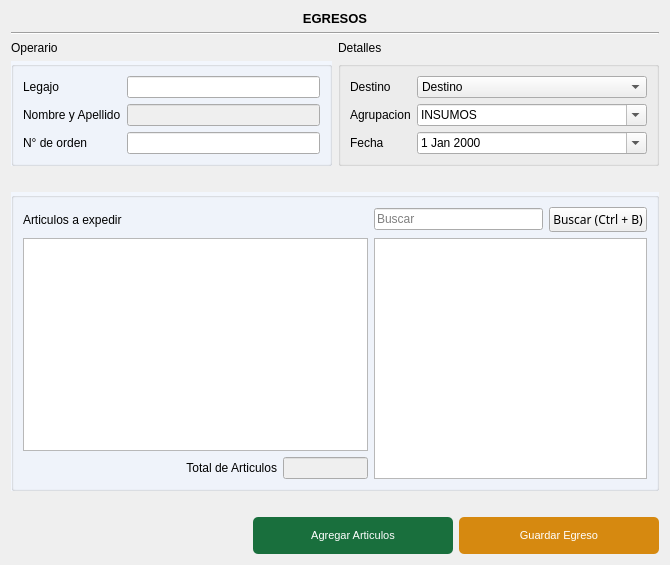
<?xml version="1.0" encoding="UTF-8"?>
<ui version="4.0">
 <class>Egresos</class>
 <widget class="QWidget" name="Egresos">
  <property name="geometry">
   <rect>
    <x>0</x>
    <y>0</y>
    <width>670</width>
    <height>565</height>
   </rect>
  </property>
  <property name="windowTitle">
   <string>Form</string>
  </property>
  <property name="windowIcon">
   <iconset>
    <normaloff>../ico/icon.ico</normaloff>../ico/icon.ico</iconset>
  </property>
  <layout class="QGridLayout" name="gridLayout_3">
   <item row="0" column="0">
    <layout class="QGridLayout" name="gridLayout_2" rowstretch="0,0,0,0,0,0,0,0,80,0,10" columnstretch="10,10">
     <item row="6" column="0" colspan="2">
      <spacer name="horizontalSpacer_2">
       <property name="orientation">
        <enum>Qt::Horizontal</enum>
       </property>
       <property name="sizeHint" stdset="0">
        <size>
         <width>40</width>
         <height>20</height>
        </size>
       </property>
      </spacer>
     </item>
     <item row="5" column="1">
      <widget class="QGroupBox" name="Detalles_egreso">
       <property name="styleSheet">
        <string notr="true">#Detales_egreso{
	background-color: #F2F6FD;
	}</string>
       </property>
       <property name="title">
        <string/>
       </property>
       <layout class="QFormLayout" name="formLayout_2">
        <item row="0" column="0">
         <widget class="QLabel" name="label_destino">
          <property name="text">
           <string>Destino</string>
          </property>
         </widget>
        </item>
        <item row="1" column="0">
         <widget class="QLabel" name="label_sector">
          <property name="text">
           <string>Agrupacion</string>
          </property>
         </widget>
        </item>
        <item row="2" column="0">
         <widget class="QLabel" name="label_fecha">
          <property name="text">
           <string>Fecha</string>
          </property>
         </widget>
        </item>
        <item row="2" column="1">
         <widget class="QDateEdit" name="egr_fecha">
          <property name="focusPolicy">
           <enum>Qt::NoFocus</enum>
          </property>
          <property name="calendarPopup">
           <bool>true</bool>
          </property>
         </widget>
        </item>
        <item row="1" column="1">
         <widget class="QComboBox" name="move_sector">
          <property name="editable">
           <bool>true</bool>
          </property>
          <item>
           <property name="text">
            <string>INSUMOS</string>
           </property>
          </item>
          <item>
           <property name="text">
            <string>INVERSION</string>
           </property>
          </item>
          <item>
           <property name="text">
            <string>REPARACION</string>
           </property>
          </item>
         </widget>
        </item>
        <item row="0" column="1">
         <widget class="QComboBox" name="move_destino">
          <property name="focusPolicy">
           <enum>Qt::StrongFocus</enum>
          </property>
          <property name="editable">
           <bool>false</bool>
          </property>
          <item>
           <property name="text">
            <string>Destino</string>
           </property>
          </item>
         </widget>
        </item>
       </layout>
      </widget>
     </item>
     <item row="7" column="0" rowspan="2" colspan="2">
      <widget class="QGroupBox" name="Articulos">
       <property name="styleSheet">
        <string notr="true">#Articulos{
	background-color: #F2F6FD;
	}</string>
       </property>
       <property name="title">
        <string/>
       </property>
       <layout class="QGridLayout" name="gridLayout" rowstretch="0,0,0,1,0" columnstretch="3,1,2,0">
        <item row="1" column="3">
         <widget class="QPushButton" name="btn_buscar">
          <property name="sizePolicy">
           <sizepolicy hsizetype="Expanding" vsizetype="Expanding">
            <horstretch>0</horstretch>
            <verstretch>0</verstretch>
           </sizepolicy>
          </property>
          <property name="font">
           <font>
            <family>Ariall</family>
           </font>
          </property>
          <property name="styleSheet">
           <string notr="true"/>
          </property>
          <property name="text">
           <string>Buscar (Ctrl + B)</string>
          </property>
          <property name="icon">
           <iconset>
            <normaloff>../ico/search.png</normaloff>../ico/search.png</iconset>
          </property>
          <property name="iconSize">
           <size>
            <width>10</width>
            <height>10</height>
           </size>
          </property>
          <property name="shortcut">
           <string>Ctrl+B</string>
          </property>
         </widget>
        </item>
        <item row="1" column="2">
         <widget class="QLineEdit" name="buscador">
          <property name="placeholderText">
           <string>Buscar</string>
          </property>
         </widget>
        </item>
        <item row="1" column="0">
         <widget class="QLabel" name="label_3">
          <property name="text">
           <string>Articulos a expedir</string>
          </property>
         </widget>
        </item>
        <item row="4" column="0">
         <widget class="QLabel" name="label_total_cant">
          <property name="text">
           <string>Total de Articulos</string>
          </property>
          <property name="alignment">
           <set>Qt::AlignRight|Qt::AlignTrailing|Qt::AlignVCenter</set>
          </property>
         </widget>
        </item>
        <item row="4" column="1">
         <widget class="QLineEdit" name="egr_total_cant">
          <property name="enabled">
           <bool>false</bool>
          </property>
          <property name="focusPolicy">
           <enum>Qt::NoFocus</enum>
          </property>
          <property name="alignment">
           <set>Qt::AlignRight|Qt::AlignTrailing|Qt::AlignVCenter</set>
          </property>
         </widget>
        </item>
        <item row="3" column="0" colspan="2">
         <widget class="QTableView" name="tbl_egresos">
          <property name="focusPolicy">
           <enum>Qt::TabFocus</enum>
          </property>
          <property name="sizeAdjustPolicy">
           <enum>QAbstractScrollArea::AdjustIgnored</enum>
          </property>
          <property name="editTriggers">
           <set>QAbstractItemView::AnyKeyPressed|QAbstractItemView::DoubleClicked</set>
          </property>
          <property name="tabKeyNavigation">
           <bool>true</bool>
          </property>
          <attribute name="horizontalHeaderStretchLastSection">
           <bool>false</bool>
          </attribute>
          <attribute name="verticalHeaderVisible">
           <bool>false</bool>
          </attribute>
         </widget>
        </item>
        <item row="3" column="2" rowspan="2" colspan="2">
         <widget class="QTableView" name="tbl_articulos">
          <property name="editTriggers">
           <set>QAbstractItemView::DoubleClicked</set>
          </property>
          <property name="tabKeyNavigation">
           <bool>false</bool>
          </property>
          <attribute name="horizontalHeaderStretchLastSection">
           <bool>false</bool>
          </attribute>
         </widget>
        </item>
       </layout>
      </widget>
     </item>
     <item row="10" column="0" colspan="2">
      <layout class="QHBoxLayout" name="Botones">
       <item>
        <spacer name="horizontalSpacer">
         <property name="orientation">
          <enum>Qt::Horizontal</enum>
         </property>
         <property name="sizeHint" stdset="0">
          <size>
           <width>40</width>
           <height>20</height>
          </size>
         </property>
        </spacer>
       </item>
       <item>
        <widget class="QPushButton" name="btn_agregar_art">
         <property name="sizePolicy">
          <sizepolicy hsizetype="Expanding" vsizetype="Expanding">
           <horstretch>0</horstretch>
           <verstretch>0</verstretch>
          </sizepolicy>
         </property>
         <property name="maximumSize">
          <size>
           <width>200</width>
           <height>200</height>
          </size>
         </property>
         <property name="styleSheet">
          <string notr="true">#btn_agregar_art{
	background-color: #196F3D;
	color: #ffffff;
	font-family: 'Ariall';
	font-size: 11px;
	border-radius: 5px;
	}

#btn_agregar_art:hover{
	background-color: #04B431;
	}</string>
         </property>
         <property name="text">
          <string>Agregar Articulos</string>
         </property>
         <property name="icon">
          <iconset>
           <normaloff>../ico/insert_to_shopping_cart.ico</normaloff>../ico/insert_to_shopping_cart.ico</iconset>
         </property>
         <property name="iconSize">
          <size>
           <width>40</width>
           <height>40</height>
          </size>
         </property>
        </widget>
       </item>
       <item>
        <widget class="QPushButton" name="btn_guardar">
         <property name="sizePolicy">
          <sizepolicy hsizetype="Expanding" vsizetype="Expanding">
           <horstretch>0</horstretch>
           <verstretch>0</verstretch>
          </sizepolicy>
         </property>
         <property name="maximumSize">
          <size>
           <width>200</width>
           <height>200</height>
          </size>
         </property>
         <property name="styleSheet">
          <string notr="true">#btn_guardar{
	background-color: #D68910  ;
	color: #ffffff;
	font-family: 'Ariall';
	font-size: 11px;
	border-radius: 5px;
	}

#btn_guardar:hover{
	background-color: #F1C40F ;
	}</string>
         </property>
         <property name="text">
          <string>Guardar Egreso</string>
         </property>
         <property name="icon">
          <iconset>
           <normaloff>../ico/save.ico</normaloff>../ico/save.ico</iconset>
         </property>
         <property name="iconSize">
          <size>
           <width>40</width>
           <height>40</height>
          </size>
         </property>
        </widget>
       </item>
      </layout>
     </item>
     <item row="4" column="1">
      <widget class="QLabel" name="label_2">
       <property name="text">
        <string>Detalles</string>
       </property>
      </widget>
     </item>
     <item row="0" column="0" rowspan="3" colspan="2">
      <widget class="QLabel" name="label_titulo">
       <property name="font">
        <font>
         <pointsize>10</pointsize>
         <weight>75</weight>
         <bold>true</bold>
        </font>
       </property>
       <property name="frameShape">
        <enum>QFrame::NoFrame</enum>
       </property>
       <property name="frameShadow">
        <enum>QFrame::Raised</enum>
       </property>
       <property name="text">
        <string>EGRESOS</string>
       </property>
       <property name="alignment">
        <set>Qt::AlignCenter</set>
       </property>
      </widget>
     </item>
     <item row="5" column="0">
      <widget class="QGroupBox" name="Operario">
       <property name="styleSheet">
        <string notr="true">#Operario{
	background-color: #F2F6FD;
	}</string>
       </property>
       <property name="title">
        <string/>
       </property>
       <layout class="QFormLayout" name="formLayout">
        <item row="0" column="0">
         <widget class="QLabel" name="label_legajo">
          <property name="text">
           <string>Legajo</string>
          </property>
         </widget>
        </item>
        <item row="0" column="1">
         <widget class="QLineEdit" name="ope_legajo"/>
        </item>
        <item row="1" column="0">
         <widget class="QLabel" name="label_nombre">
          <property name="text">
           <string>Nombre y Apellido</string>
          </property>
         </widget>
        </item>
        <item row="1" column="1">
         <widget class="QLineEdit" name="ope_nombre">
          <property name="enabled">
           <bool>false</bool>
          </property>
          <property name="focusPolicy">
           <enum>Qt::NoFocus</enum>
          </property>
         </widget>
        </item>
        <item row="2" column="0">
         <widget class="QLabel" name="label_orden">
          <property name="text">
           <string>N° de orden</string>
          </property>
         </widget>
        </item>
        <item row="2" column="1">
         <widget class="QLineEdit" name="egr_numero"/>
        </item>
       </layout>
      </widget>
     </item>
     <item row="4" column="0">
      <widget class="QLabel" name="label">
       <property name="text">
        <string>Operario</string>
       </property>
      </widget>
     </item>
     <item row="3" column="0" colspan="2">
      <widget class="Line" name="line">
       <property name="orientation">
        <enum>Qt::Horizontal</enum>
       </property>
      </widget>
     </item>
     <item row="9" column="0" colspan="2">
      <spacer name="horizontalSpacer_3">
       <property name="orientation">
        <enum>Qt::Horizontal</enum>
       </property>
       <property name="sizeHint" stdset="0">
        <size>
         <width>40</width>
         <height>20</height>
        </size>
       </property>
      </spacer>
     </item>
    </layout>
   </item>
  </layout>
 </widget>
 <tabstops>
  <tabstop>ope_legajo</tabstop>
  <tabstop>egr_numero</tabstop>
  <tabstop>move_destino</tabstop>
  <tabstop>move_sector</tabstop>
  <tabstop>tbl_egresos</tabstop>
  <tabstop>btn_agregar_art</tabstop>
  <tabstop>btn_guardar</tabstop>
  <tabstop>btn_buscar</tabstop>
  <tabstop>buscador</tabstop>
  <tabstop>tbl_articulos</tabstop>
 </tabstops>
 <resources/>
 <connections/>
</ui>
